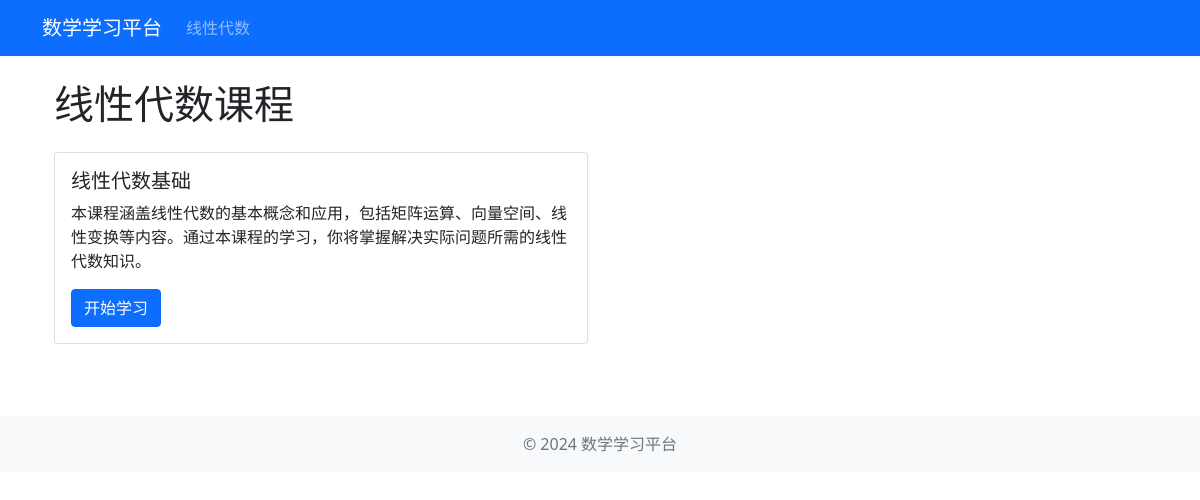
The page /course/list/linear-algebra on the database as committed earlier.
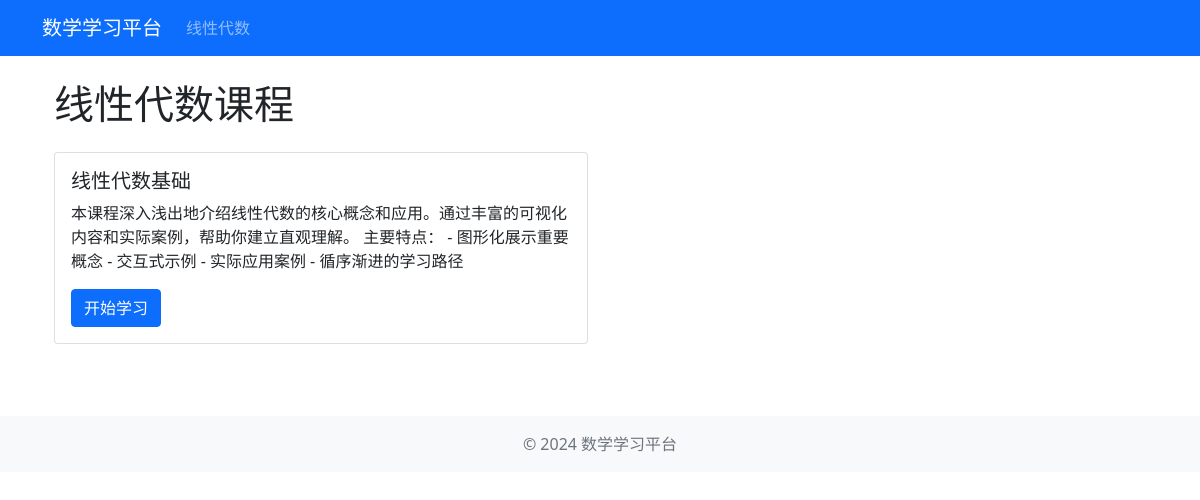
The same page on the database as committed later.
### src/models.py (models this page shows)
class Course(db.Model):
    id = db.Column(db.Integer, primary_key=True)
    title = db.Column(db.String(100), nullable=False)
    description = db.Column(db.Text)
    category = db.Column(db.String(50))  # 线性代数/高数/概率论
    created_at = db.Column(db.DateTime, default=datetime.utcnow)
    updated_at = db.Column(db.DateTime, default=datetime.utcnow, onupdate=datetime.utcnow)
    chapters = db.relationship('Chapter', backref='course', lazy=True, order_by='Chapter.order')

### src/routes/course.py (the view)
@course_bp.route('/list/<category>')
def list_courses(category):
    try:
        current_app.logger.info(f'访问课程列表页面，类别: {category}')
        courses = Course.query.filter_by(category=category).all()
        current_app.logger.info(f'找到 {len(courses)} 个{category}类别的课程')
        for course in courses:
            current_app.logger.info(f'课程信息 - ID: {course.id}, 标题: {course.title}')
        return render_template('course/list.html', courses=courses, category=category)
    except Exception as e:
        current_app.logger.error(f'访问课程列表页面出错: {str(e)}')
        current_app.logger.error(traceback.format_exc())
        return render_template('errors/500.html'), 500

### src/templates/course/list.html (shortened to what this page needs)
{% extends "base.html" %}
{% block content %}
<div class="container mt-4">
    <h1 class="mb-4">
        {% if category == 'linear-algebra' %}
            线性代数课程
        {% endif %}
    </h1>
    <div class="row">
        {% for course in courses %}
        <div class="col-md-6 mb-4">
            <div class="card h-100">
                <div class="card-body">
                    <h5 class="card-title">{{ course.title }}</h5>
                    <p class="card-text">{{ course.description }}</p>
                    <a href="{{ url_for('course.linear_algebra') }}" class="btn btn-primary">开始学习</a>
                </div>
            </div>
        </div>
        {% else %}
        <div class="col-12">
            <div class="alert alert-info">
                暂无课程内容
            </div>
        </div>
        {% endfor %}
    </div>
</div>
{% endblock %}

Rows that differ between the two databases and show on the page:
changed Course "线性代数基础": description "本课程涵盖线性代数的基本概念和应用，包括矩阵运算、向量空间、线性变换等内容。通过本课程的学习，你将掌握解决实际问题所需的线性代数知识。" → "本课程深入浅出地介绍线性代数的核心概念和应用。通过丰富的可视化内容和实际案例，帮助你建立直观理解。 主要特点： - 图形化展示重要概念 - 交互式示例 - 实际应用案例 - 循序渐进的学习路径"
